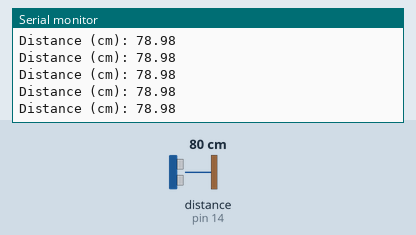
This sketch was run on a simulated Arduino Uno, built with avr-gcc and run on an emulated ATmega328P. Parts: the last lines printed to the serial monitor. Wiring (inferred from the names in the program): ultrasonic range finder: trigger pin 12; echo pin 14. The test bench sets the inputs (shaded band); at power-on: distance to the obstacle (sensor on pin 14) 80 cm. The echo pulse lasts 58.3 µs per cm.

Above: at 1.2 s.
1.3 s: distance to the obstacle (sensor on pin 14) set to 2 cm
At 2.4 s:
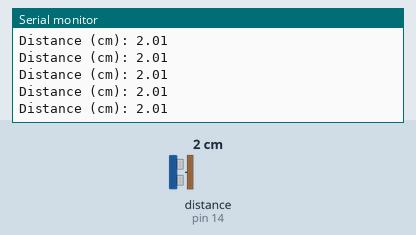
4.3 s: distance to the obstacle (sensor on pin 14) set to 18 cm
At 5.4 s:
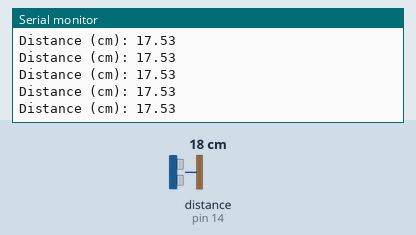
Timing chart, 0 to 5.6 s (numbered marks = the images above; inputs shaded):
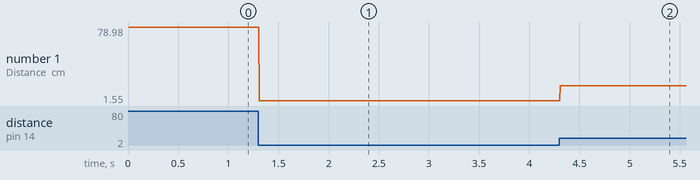

Measured:
- after the input at 1.3 s, the serial monitor: prints a new line at once (image 1)
- after the input at 4.3 s, the serial monitor: prints a new line at once (image 2)
- plotted number 1: 78.98 → 2.01 after the input at 1.3 s, 2.01 → 17.53 after the input at 4.3 s

The sketch:

ultrasonic.ino
```cpp
const int trigPin = 12;
const int echoPin = 14;

//define sound velocity in cm/uS
#define SOUND_VELOCITY 0.034
#define CM_TO_INCH 0.393701

long duration;
float distanceCm;
float distanceInch;

void setup() {
  Serial.begin(115200); // Starts the serial communication
  pinMode(trigPin, OUTPUT); // Sets the trigPin as an Output
  pinMode(echoPin, INPUT); // Sets the echoPin as an Input
}

void loop() {
  // Clears the trigPin
  digitalWrite(trigPin, LOW);
  delayMicroseconds(2);
  // Sets the trigPin on HIGH state for 10 micro seconds
  digitalWrite(trigPin, HIGH);
  delayMicroseconds(10);
  digitalWrite(trigPin, LOW);

  // Reads the echoPin, returns the sound wave travel time in microseconds
  duration = pulseIn(echoPin, HIGH);

  // Calculate the distance
  distanceCm = duration * SOUND_VELOCITY/2;

  // Convert to inches
  distanceInch = distanceCm * CM_TO_INCH;

  // Prints the distance on the Serial Monitor
  Serial.print("Distance (cm): ");
  Serial.println(distanceCm);
//  Serial.print("Distance (inch): ");
//  Serial.println(distanceInch);

//  delay(1000);
}
```
